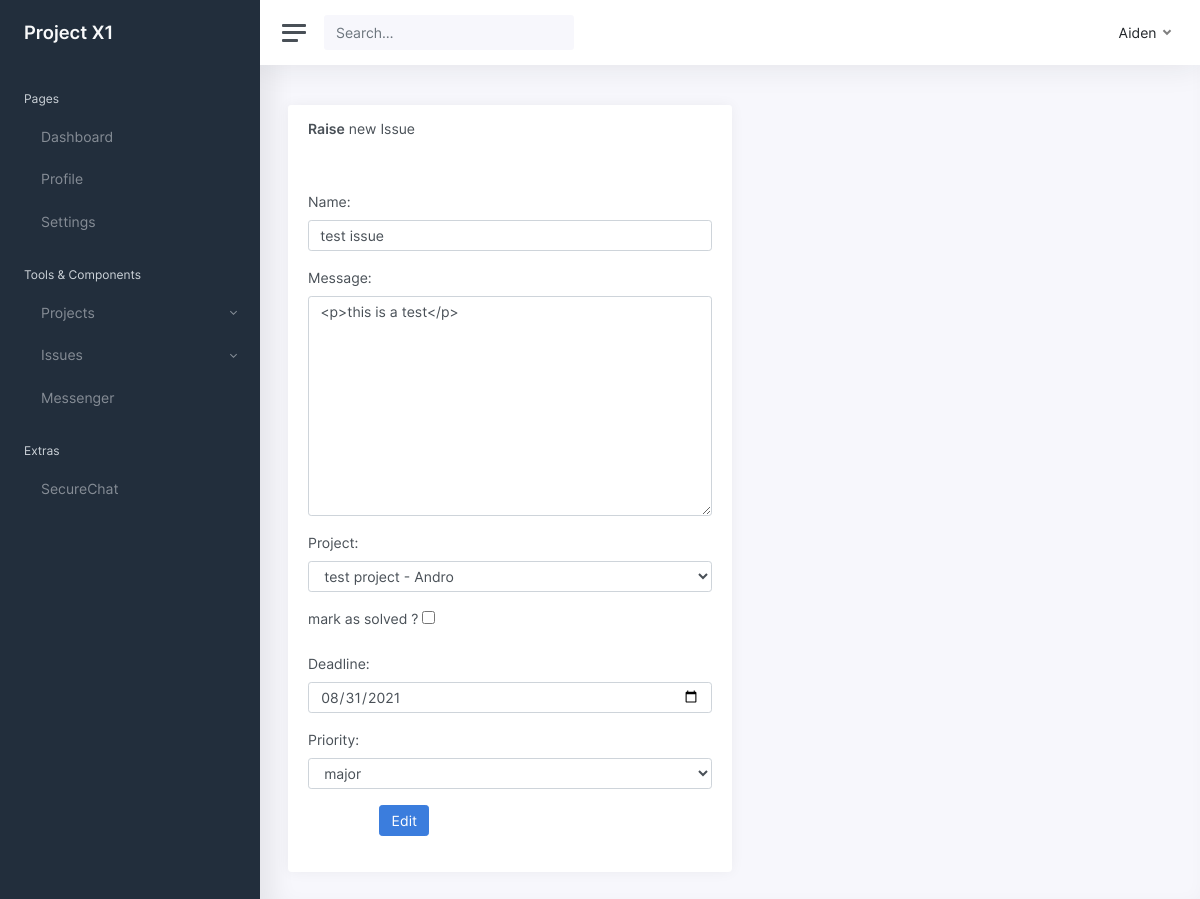
/issues/update/1/ (signed in), run on an earlier commit of the app's database.
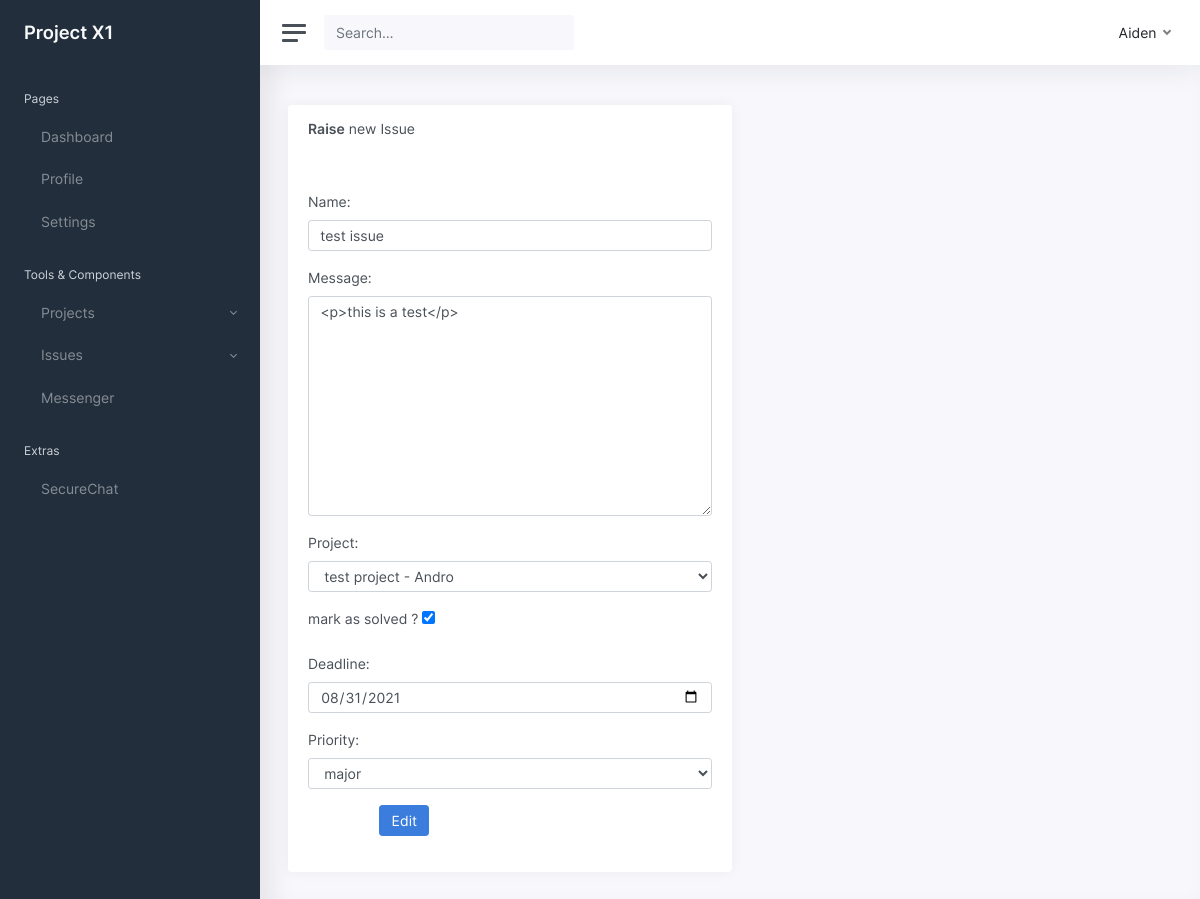
And on a later commit of the database.
### issues/models.py (models this page shows, shortened)
class Issue(models.Model):
    name = models.CharField(max_length=255, unique=True)
    user = models.ForeignKey(User,null=True,on_delete=models.CASCADE,related_name='issues')
    created_at = models.DateTimeField(auto_now=True)
    message = RichTextField(blank=True,null=True)
    project = models.ForeignKey(Project,on_delete=models.SET_NULL,related_name="issues",null=True,blank=True)
    tags = TaggableManager()
    solve = models.BooleanField(default = False)
    members = models.ManyToManyField(User,through="IssueMember")
    deadline = models.DateField(auto_now_add=False,auto_now=False,default= None,null=True,blank=True)
    PRIORITY = [
        ('Critical','Critical'),
        ('major','major'),
        ('minor','minor'),
    ]
    priority = models.CharField(max_length=10,choices = PRIORITY,default='minor')
    class Meta:
        ordering = ['created_at']

### projects/models.py (models this page shows, shortened)
class Project(models.Model):
    user = models.ForeignKey(User,null=True,on_delete=models.CASCADE,related_name='projects')
    name = models.CharField(max_length=255, unique=True)
    created_at = models.DateTimeField(auto_now=True)
    description = RichTextField(blank=True,null=True)
    tags = TaggableManager()
    complete = models.BooleanField(default = False)
    members = models.ManyToManyField(User,through="ProjectMember")
    projectJoinPermission = models.BooleanField(default=True)
    repoowner = models.CharField(max_length=255,blank=True,null=True)
    githubrepo = models.CharField(max_length=255,blank=True,null=True)
    def __str__(self):
        return '%s - %s' % (self.name,self.user.username)
    class Meta:
        ordering = ["name"]
        unique_together = ['user','name']

### issues/views.py (the view, shortened to what this page needs)
# urls.py: url(r"update/(?P<pk>\d+)/$",views.UpdateIssue,name="update"),
@login_required
def UpdateIssue(request,pk):
    issue = models.Issue.objects.get(id=pk)
    form = forms.IssueForm(instance=issue)
    message=''
    context = {'form':form,'message':message,'issue':issue}
    return render(request, 'issues/issue_update_form.html', context)

### issues/forms.py
class IssueForm(forms.ModelForm):
    class Meta:
        fields = '__all__'
        exclude = ['user','created_at','members']
        model = models.Issue
        labels = {'solve':'mark as solved ?'}
        help_texts = {'tags':''}
        widgets = {
            'name':forms.TextInput(attrs={'class':'form-control'}),
            'message':forms.Textarea(attrs={'class':'form-control'}),
            'project':forms.Select(attrs={'class':'form-control'}),
            'tags':TagWidget(attrs={'class':'form-control','data-role':'tagsinput','placeholder':'press enter to add more tags'}),
            'solve':forms.CheckboxInput(attrs={}),
            'deadline':forms.DateInput(attrs={'class':'form-control','type':'date'}),
            'priority':forms.Select(attrs={'class':'form-control'}),
        }
    def __init__(self, *args, **kwargs):
        user = kwargs.pop("user", None)
        super().__init__(*args, **kwargs)
        if user is not None:
            self.fields['project'].queryset = (
                models.Project.objects.filter( Q(user__pk=user.pk) | Q(members__pk=user.pk) )
            )

### issues/templates/issues/issue_update_form.html (shortened to what this page needs)
{% extends "issues/issue_base.html" %}
{% block issue_content %}
<main class="content">
	<div class="container-fluid p-0">
		<div class="row">
			<div class="card">
				<div class="card-header">
					<h5 class="card-title"><strong>Raise</strong> new Issue</h5>
				</div>
				<div class="card-body">
					<form method="POST" action="{% url 'issues:update' pk=issue.pk %}">
						{{form.as_p}}
						<div class="form-group row">
							<div class="col-sm-10 ml-sm-auto">
								<button type="submit" class="btn btn-primary">Edit</button>
							</div>
						</div>
					</form>
				</div>
			</div>
		</div>
	</div>
</main>
{% endblock %}

What changed in the data, as far as the page shows it:
changed Issue "<p>this is a test</p>": solve "☐" → "☑"
